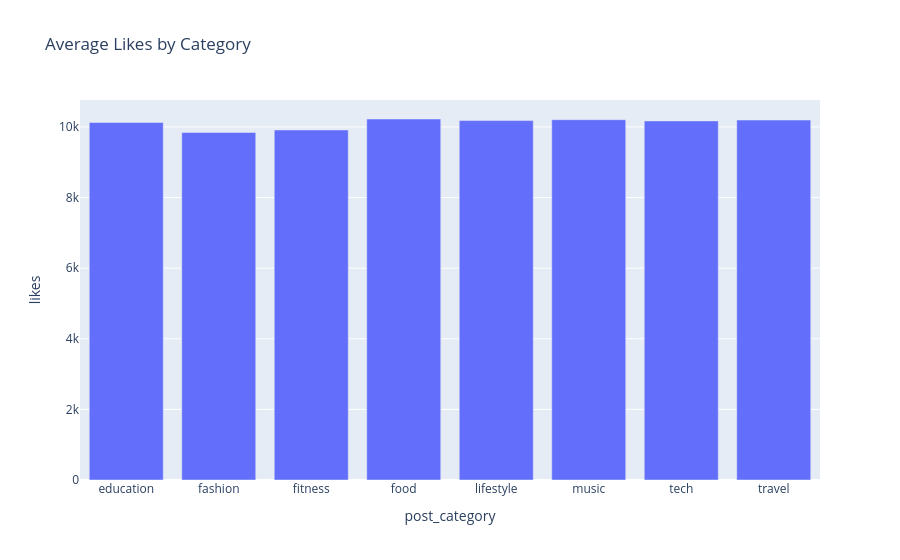

The cell this chart's notebook holds for it:
### Code cell
category_avg = df.groupby(
    'post_category',
    as_index=False
)['likes'].mean()
fig = px.bar(
    category_avg,
    x='post_category',
    y='likes',
    title='Average Likes by Category'
)
fig.show()

### Figure 1 — Plotly figure (JSON) as saved in the notebook; plotly's stock layout.template omitted (floating-point values rounded to 4 significant figures)
{"data": [{"hovertemplate": "post_category=%{x}<br>likes=%{y}<extra></extra>", "legendgroup": "", "marker": {"color": "#636efa", "pattern": {"shape": ""}}, "name": "", "orientation": "v", "showlegend": false, "textposition": "auto", "type": "bar", "x": ["education", "fashion", "fitness", "food", "lifestyle", "music", "tech", "travel"], "xaxis": "x", "y": [10130.0, 9843.0, 9915.0, 10230.0, 10180.0, 10210.0, 10170.0, 10200.0], "yaxis": "y"}], "layout": {"barmode": "relative", "legend": {"tracegroupgap": 0}, "title": {"text": "Average Likes by Category"}, "xaxis": {"anchor": "y", "domain": [0, 1], "title": {"text": "post_category"}}, "yaxis": {"anchor": "x", "domain": [0, 1], "title": {"text": "likes"}}}}
